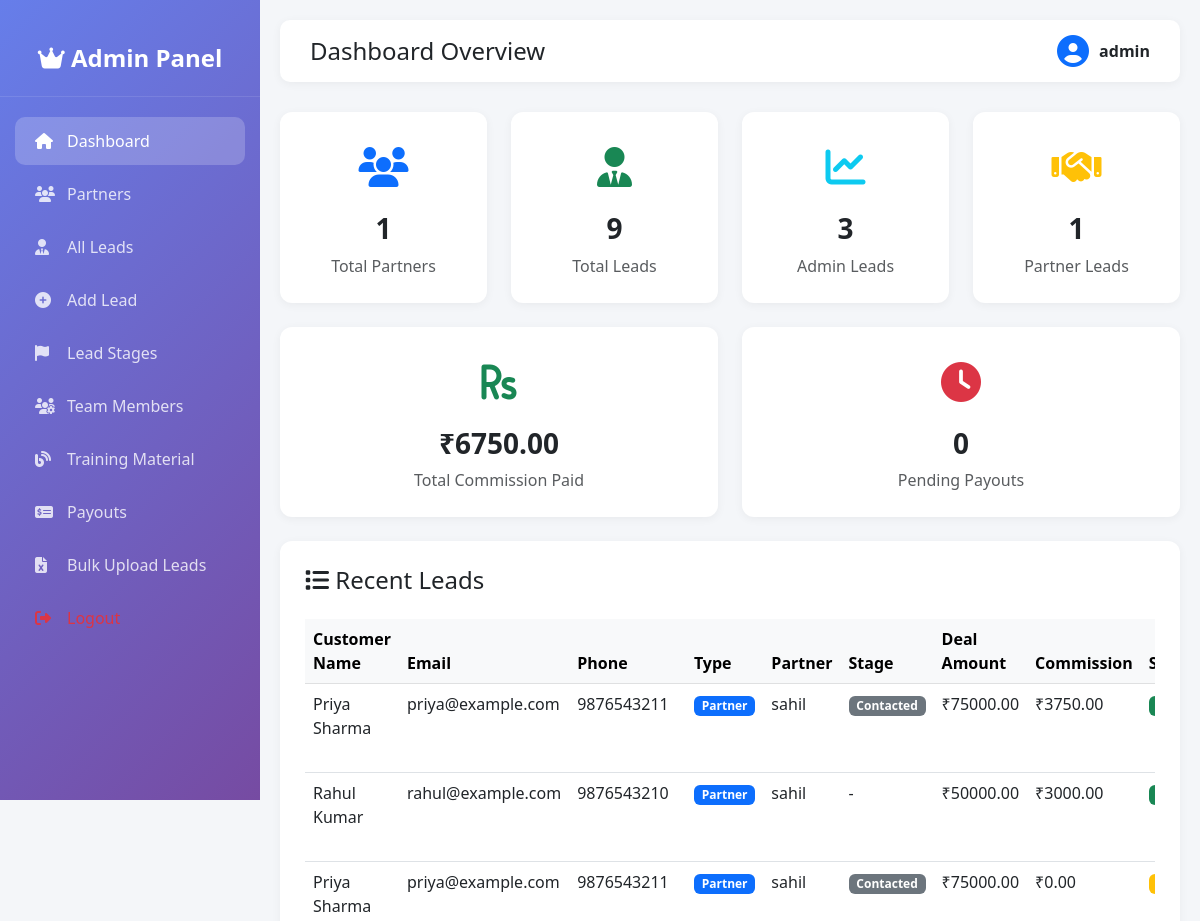
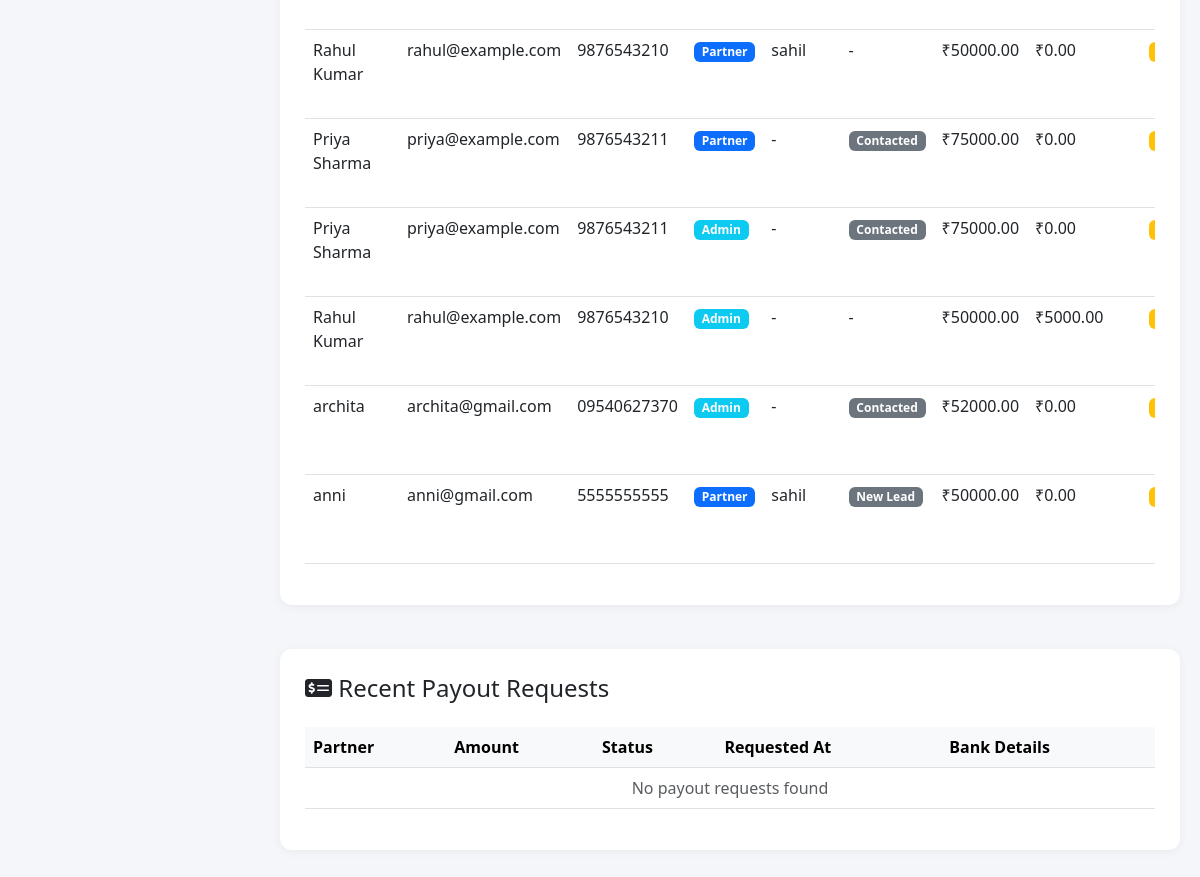
/admin-dashboard/ (signed in), run on the app's committed database (2 pictures, top to bottom).
### referal_system/models.py (models this page shows, shortened)
class Lead(models.Model):
    LEAD_TYPE_CHOICES = [
        ('admin', 'Admin Lead'),
        ('partner_own', 'Partner Own Lead'),
        ('partner_referral', 'Partner Referral'),
    ]
    assigned_team_member = models.ForeignKey(
        'TeamMember',
        on_delete=models.SET_NULL,
        null=True,
        blank=True,
        related_name='assigned_leads'
    )
    partner = models.ForeignKey('Partner', on_delete=models.CASCADE, null=True, blank=True)
    customer_name = models.CharField(max_length=200)
    customer_email = models.EmailField()
    customer_phone = models.CharField(max_length=15)
    lead_type = models.CharField(max_length=20, choices=LEAD_TYPE_CHOICES, default='partner_own')
    stage = models.ForeignKey(LeadStage, on_delete=models.SET_NULL, null=True, blank=True)
    deal_amount = models.DecimalField(max_digits=10, decimal_places=2, default=0.00)
    commission_percent = models.DecimalField(max_digits=5, decimal_places=2, default=0.00)
    commission_amount = models.DecimalField(max_digits=10, decimal_places=2, default=0.00)
    commission_paid = models.BooleanField(default=False)
    additional_notes = models.TextField(blank=True, null=True)
    next_follow_up = models.DateField(null=True, blank=True)
    assigned_to_admin = models.BooleanField(default=False)
    assigned_date = models.DateTimeField(null=True, blank=True)
    created_at = models.DateTimeField(auto_now_add=True)
    updated_at = models.DateTimeField(auto_now=True)
    class Meta:
        ordering = ['-created_at']

class Partner(models.Model):
    user = models.OneToOneField(User, on_delete=models.CASCADE)
    name = models.CharField(max_length=200)
    email = models.EmailField(unique=True)
    phone = models.CharField(max_length=15)
    company_name = models.CharField(max_length=200, blank=True, null=True)
    address = models.TextField(blank=True, null=True)
    city = models.CharField(max_length=100, blank=True, null=True)
    state = models.CharField(max_length=100, blank=True, null=True)
    pincode = models.CharField(max_length=10, blank=True, null=True)
    aadhaar_number = models.CharField(max_length=12, blank=True, null=True)
    pan_number = models.CharField(max_length=10, blank=True, null=True)
    gst_number = models.CharField(max_length=15, blank=True, null=True)
    bank_name = models.CharField(max_length=200, blank=True, null=True)
    account_number = models.CharField(max_length=20, blank=True, null=True)
    ifsc_code = models.CharField(max_length=11, blank=True, null=True)
    account_holder_name = models.CharField(max_length=200, blank=True, null=True)
    referral_code = models.CharField(max_length=20, unique=True, blank=True)
    wallet_balance = models.DecimalField(max_digits=10, decimal_places=2, default=0.00)
    is_active = models.BooleanField(default=True)
    is_verified = models.BooleanField(default=False)
    created_at = models.DateTimeField(auto_now_add=True)
    updated_at = models.DateTimeField(auto_now=True)
    registered_by = models.ForeignKey(User, on_delete=models.SET_NULL, null=True, blank=True, related_name='registered_partners')
    class Meta:
        ordering = ['-created_at']

class LeadStage(models.Model):
    name = models.CharField(max_length=100)
    order = models.IntegerField(default=0)
    created_by = models.ForeignKey(User, on_delete=models.CASCADE)
    created_at = models.DateTimeField(auto_now_add=True)
    class Meta:
        ordering = ['order']

### referal_system/views.py (the view)
# urls.py: path("admin-dashboard/", views.admin_dashboard, name="admin_dashboard"),
@login_required
def admin_dashboard(request):
    if not request.user.is_staff:
        messages.error(request, 'You do not have permission to access admin dashboard')
        return redirect('partner_login')
    total_partners = Partner.objects.count()
    total_leads = Lead.objects.count()
    admin_leads = Lead.objects.filter(lead_type='admin').count()
    partner_leads = Lead.objects.filter(lead_type='partner').count()
    total_commission = Lead.objects.filter(commission_paid=True).aggregate(
        total=Sum('commission_amount'))['total'] or 0
    pending_payouts = Payout.objects.filter(status='pending').count()
    recent_leads = Lead.objects.all().order_by('-created_at')[:10]
    recent_payouts = Payout.objects.all().order_by('-requested_at')[:5]
    context = {
        'total_partners': total_partners,
        'total_leads': total_leads,
        'admin_leads': admin_leads,
        'partner_leads': partner_leads,
        'total_commission': total_commission,
        'pending_payouts': pending_payouts,
        'recent_leads': recent_leads,
        'recent_payouts': recent_payouts,
    }
    return render(request, 'referal_system/admin_dashboard.html', context)

### referal_system/templates/referal_system/admin_dashboard.html (shortened to what this page needs)
{% extends 'referal_system/admin_base.html' %}
{% block page_title %}Dashboard Overview{% endblock %}
{% block content %}
<div class="row mb-4">
    <div class="col-md-3">
        <div class="stats-card">
            <div class="stats-icon text-primary">
                <i class="fas fa-users"></i>
            </div>
            <h3 class="fw-bold">{{ total_partners }}</h3>
            <p class="text-muted mb-0">Total Partners</p>
        </div>
    </div>
    <div class="col-md-3">
        <div class="stats-card">
            <div class="stats-icon text-success">
                <i class="fas fa-user-tie"></i>
            </div>
            <h3 class="fw-bold">{{ total_leads }}</h3>
            <p class="text-muted mb-0">Total Leads</p>
        </div>
    </div>
    <div class="col-md-3">
        <div class="stats-card">
            <div class="stats-icon text-info">
                <i class="fas fa-chart-line"></i>
            </div>
            <h3 class="fw-bold">{{ admin_leads }}</h3>
            <p class="text-muted mb-0">Admin Leads</p>
        </div>
    </div>
    <div class="col-md-3">
        <div class="stats-card">
            <div class="stats-icon text-warning">
                <i class="fas fa-handshake"></i>
            </div>
            <h3 class="fw-bold">{{ partner_leads }}</h3>
            <p class="text-muted mb-0">Partner Leads</p>
        </div>
    </div>
</div>
<div class="row mb-4">
    <div class="col-md-6">
        <div class="stats-card">
            <div class="stats-icon text-success">
                <i class="fas fa-rupee-sign"></i>
            </div>
            <h3 class="fw-bold">₹{{ total_commission|floatformat:2 }}</h3>
            <p class="text-muted mb-0">Total Commission Paid</p>
        </div>
    </div>
    <div class="col-md-6">
        <div class="stats-card">
            <div class="stats-icon text-danger">
                <i class="fas fa-clock"></i>
            </div>
            <h3 class="fw-bold">{{ pending_payouts }}</h3>
            <p class="text-muted mb-0">Pending Payouts</p>
        </div>
    </div>
</div>
<div class="row">
    <div class="col-12">
        <div class="card-custom">
            <h4 class="mb-4"><i class="fas fa-list"></i> Recent Leads</h4>
            <div class="table-responsive">
                <table class="table table-hover">
                    <thead class="table-light">
                        <tr>
                            <th>Customer Name</th>
                            <th>Email</th>
                            <th>Phone</th>
                            <th>Type</th>
                            <th>Partner</th>
                            <th>Stage</th>
                            <th>Deal Amount</th>
                            <th>Commission</th>
                            <th>Status</th>
                        </tr>
                    </thead>
                    <tbody>
                        {% for lead in recent_leads %}
                        <tr>
                            <td>{{ lead.customer_name }}</td>
                            <td>{{ lead.customer_email }}</td>
                            <td>{{ lead.customer_phone }}</td>
                            <td>
                                {% if lead.lead_type == 'admin' %}
                                    <span class="badge bg-info">Admin</span>
                                {% else %}
                                    <span class="badge bg-primary">Partner</span>
                                {% endif %}
                            </td>
                            <td>
                                {% if lead.partner %}
                                    {{ lead.partner.name }}
                                {% else %}
                                    -
                                {% endif %}
                            </td>
                            <td>
                                {% if lead.stage %}
                                    <span class="badge bg-secondary">{{ lead.stage.name }}</span>
                                {% else %}
                                    -
                                {% endif %}
                            </td>
                            <td>₹{{ lead.deal_amount|floatformat:2 }}</td>
                            <td>₹{{ lead.commission_amount|floatformat:2 }}</td>
                            <td>
                                {% if lead.commission_paid %}
                                    <span class="badge bg-success">Paid</span>
                                {% else %}
                                    <span class="badge bg-warning">Pending</span>
                                {% endif %}
                            </td>
                        </tr>
                        {% empty %}
                        <tr>
                            <td colspan="10" class="text-center text-muted">No leads found</td>
                        </tr>
                        {% endfor %}
                    </tbody>
                </table>
            </div>
        </div>
    </div>
</div>
<div class="row mt-4">
    <div class="col-12">
        <div class="card-custom">
            <h4 class="mb-4"><i class="fas fa-money-check-alt"></i> Recent Payout Requests</h4>
            <div class="table-responsive">
                <table class="table table-hover">
                    <thead class="table-light">
                        <tr>
                            <th>Partner</th>
                            <th>Amount</th>
                            <th>Status</th>
                            <th>Requested At</th>
                            <th>Bank Details</th>
                        </tr>
                    </thead>
                    <tbody>
                        {% for payout in recent_payouts %}
                        <tr>
                            <td>{{ payout.partner.name }}</td>
                            <td class="fw-bold">₹{{ payout.amount|floatformat:2 }}</td>
                            <td>
                                {% if payout.status == 'pending' %}
                                    <span class="badge bg-warning">Pending</span>
                                {% elif payout.status == 'approved' %}
                                    <span class="badge bg-info">Approved</span>
                                {% elif payout.status == 'completed' %}
                                    <span class="badge bg-success">Completed</span>
                                {% else %}
                                    <span class="badge bg-danger">Rejected</span>
                                {% endif %}
                            </td>
                            <td>{{ payout.requested_at|date:"d M, Y H:i" }}</td>
                            <td><small>{{ payout.bank_details|truncatewords:5 }}</small></td>
                        </tr>
                        {% empty %}
                        <tr>
                            <td colspan="5" class="text-center text-muted">No payout requests found</td>
                        </tr>
                        {% endfor %}
                    </tbody>
                </table>
            </div>
        </div>
    </div>
</div>
{% endblock %}

### referal_system/templates/referal_system/admin_base.html (shortened to what this page needs)
{% load static %}
<!DOCTYPE html>
<html lang="en">
<head>
    <link href="https://cdn.jsdelivr.net/npm/bootstrap@5.3.0/dist/css/bootstrap.min.css" rel="stylesheet">
    <link rel="stylesheet" href="https://cdnjs.cloudflare.com/ajax/libs/font-awesome/6.4.0/css/all.min.css">
</head>
<body>
    <div class="sidebar">
        <div class="sidebar-brand">
            <i class="fas fa-crown"></i> Admin Panel
        </div>
        <ul class="sidebar-menu">
            <li>
                <a href="{% url 'admin_dashboard' %}"
                    class="{% if request.resolver_match.url_name == 'admin_dashboard' %}active{% endif %}">
                    <i class="fas fa-home"></i> Dashboard
                </a>
            </li>
            <li>
                <a href="{% url 'admin_partners' %}"
                    class="{% if request.resolver_match.url_name == 'admin_partners' %}active{% endif %}">
                    <i class="fas fa-users"></i> Partners
                </a>
            </li>
            <li>
                <a href="{% url 'admin_leads' %}"
                    class="{% if request.resolver_match.url_name == 'admin_leads' %}active{% endif %}">
                    <i class="fas fa-user-tie"></i> All Leads
                </a>
            </li>
            <li>
                <a href="{% url 'admin_add_lead' %}"
                    class="{% if request.resolver_match.url_name == 'admin_add_lead' %}active{% endif %}">
                    <i class="fas fa-plus-circle"></i> Add Lead
                </a>
            </li>
            <li>
                <a href="{% url 'admin_stages' %}"
                    class="{% if request.resolver_match.url_name == 'admin_stages' %}active{% endif %}">
                    <i class="fas fa-flag"></i> Lead Stages
                </a>
            </li>
            <li class="nav-item">
                <a class="nav-link" href="{% url 'admin_team_members' %}">
                    <i class="fas fa-users-cog"></i> Team Members
                </a>
            </li>
            <li>
            <li class="nav-item">
                <a class="nav-link" href="{% url 'admin_blogs' %}">
                    <i class="fas fa-blog"></i> Training Material
                </a>
            </li>
            <li>
    <a href="{% url 'admin_payouts' %}"
        class="{% if request.resolver_match.url_name == 'admin_payouts' %}active{% endif %}">
        <i class="fas fa-money-check-alt"></i> Payouts
    </a>
</li>
<li>
    <a href="{% url 'admin_bulk_upload_leads' %}"
        class="{% if request.resolver_match.url_name == 'admin_bulk_upload_leads' %}active{% endif %}">
        <i class="fas fa-file-excel"></i> Bulk Upload Leads
    </a>
</li>
            <li>
                <a href="{% url 'partner_logout' %}" class="text-danger">
                    <i class="fas fa-sign-out-alt"></i> Logout
                </a>
            </li>
        </ul>
    </div>
    <div class="main-content">
        <div class="top-navbar">
            <div>
                <h4 class="mb-0">{% block page_title %}Dashboard{% endblock %}</h4>
            </div>
            <div class="user-info">
                <i class="fas fa-user-circle fa-2x text-primary"></i>
                <span class="fw-bold">{{ request.user.username }}</span>
            </div>
        </div>
        {% block content %}{% endblock %}
    </div>
</body>
</html>

### data on the page
Lead: customer_name "Priya Sharma", customer_email "priya@example.com", customer_phone "9876543211", lead_type "Partner", partner.name "sahil", stage.name "Contacted", deal_amount "75000.00", commission_amount "3750.00"
Lead: customer_name "Rahul Kumar", customer_email "rahul@example.com", customer_phone "9876543210", lead_type "Partner", partner.name "sahil", deal_amount "50000.00", commission_amount "3000.00"
Lead: customer_name "Priya Sharma", customer_email "priya@example.com", customer_phone "9876543211", lead_type "Partner", partner.name "sahil", stage.name "Contacted", deal_amount "75000.00", commission_amount "0.00"
Lead: customer_name "Rahul Kumar", customer_email "rahul@example.com", customer_phone "9876543210", lead_type "Partner", partner.name "sahil", deal_amount "50000.00", commission_amount "0.00"
Lead: customer_name "Priya Sharma", customer_email "priya@example.com", customer_phone "9876543211", lead_type "Partner", stage.name "Contacted", deal_amount "75000.00", commission_amount "0.00"
Lead: customer_name "Priya Sharma", customer_email "priya@example.com", customer_phone "9876543211", lead_type "Admin", stage.name "Contacted", deal_amount "75000.00", commission_amount "0.00"
Lead: customer_name "Rahul Kumar", customer_email "rahul@example.com", customer_phone "9876543210", lead_type "Admin", deal_amount "50000.00", commission_amount "5000.00"
Lead: customer_name "archita", customer_email "archita@gmail.com", customer_phone "09540627370", lead_type "Admin", stage.name "Contacted", deal_amount "52000.00", commission_amount "0.00"
Lead: customer_name "anni", customer_email "anni@gmail.com", customer_phone "5555555555", lead_type "Partner", partner.name "sahil", stage.name "New Lead", deal_amount "50000.00", commission_amount "0.00"

### other printed values
{{ request.user.username }} "admin"
{{ total_partners }} "1"
{{ total_leads }} "9"
{{ admin_leads }} "3"
{{ partner_leads }} "1"
{{ total_commission|floatformat:2 }} "6750.00"
{{ pending_payouts }} "0"
